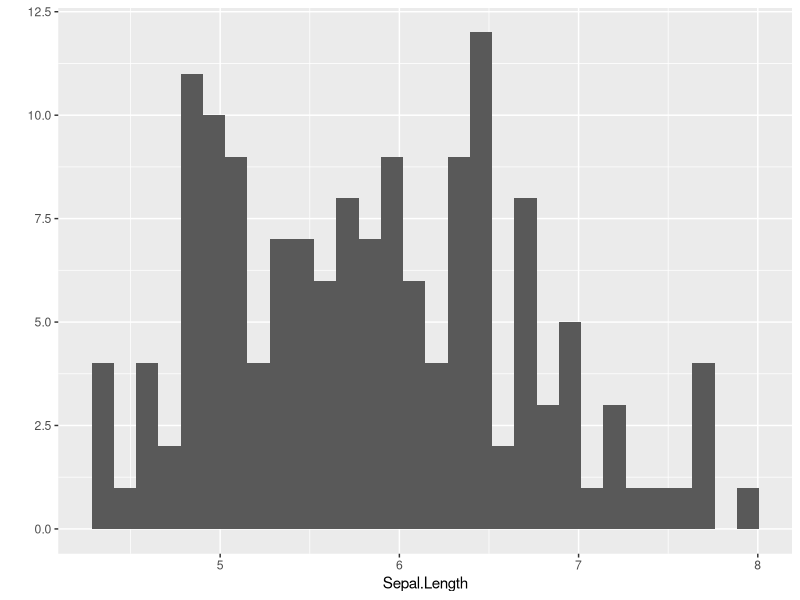
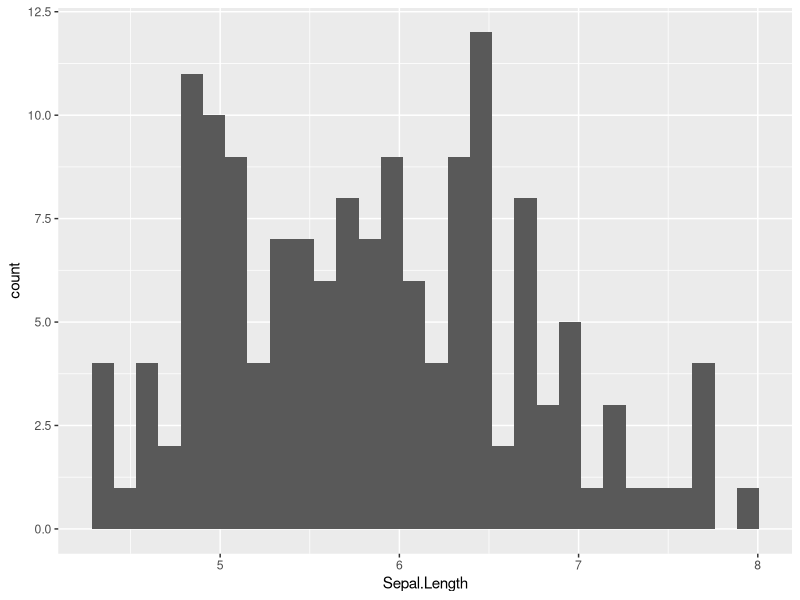
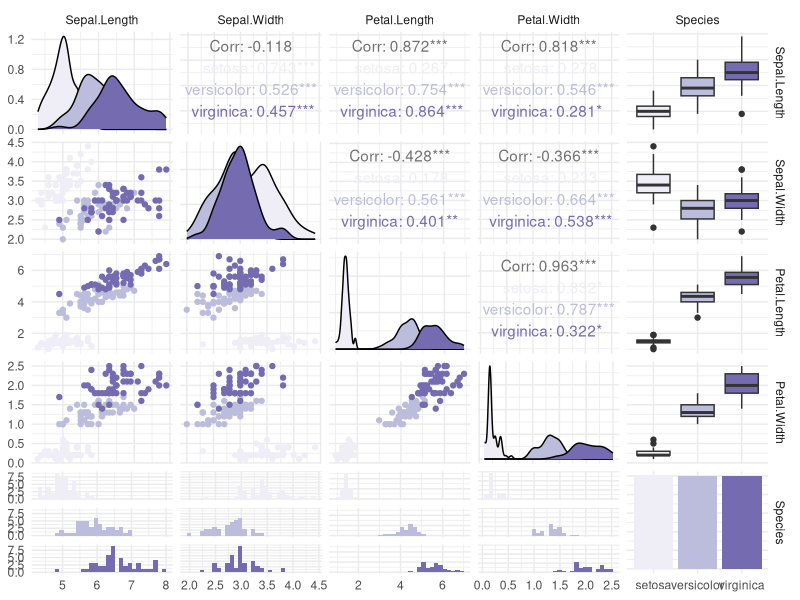

Source code (R) for these figures, in order:
## ---- chunk 1
# install.packages("skimr")
library(skimr)

skim(iris)

iris |>
  dplyr::group_by(Species) |>
  skim()
## ---- chunk 2
ggplot2::qplot(Sepal.Length, data = iris, geom = "histogram")

library(ggplot2)

ggplot(iris) +
  aes(Sepal.Length) +
  geom_histogram()

## ---- chunk 3
library(GGally)

iris |> 
 ggpairs(aes(color = Species)) + 
  theme_minimal() +
  scale_color_brewer(palette = "Purples", aesthetics = c("color", "fill"))
